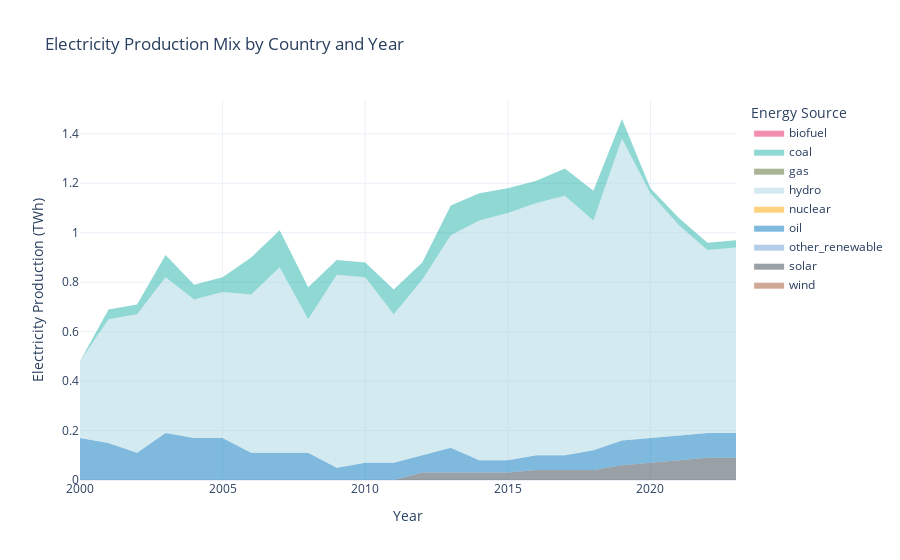

Notebook code for this chart:
### Code cell
#data visualization 1——Electricity Production Mix by Country and Year

country_options = data['country'].unique()
selected_country = st.selectbox("Select Country", country_options)
filtered_data = data[data['country'] == selected_country]

fig1 = px.area(filtered_data,x='year',y='value',color='source',
    labels={'year': 'Year','value': 'Electricity Production (TWh)','source': 'Energy Source'},
    title='Electricity Production Mix by Country and Year',
    color_discrete_sequence=list(fuel_color_palette.values()),
    category_orders={'source':['biofuel','coal','gas','hydro','nuclear','oil','other_renewable','solar','wind'][::-1]},
    template='plotly_white')
fig1.update_layout(legend=dict(traceorder='reversed'))
fig1.update_traces(line=dict(width=0))
fig1.write_html('energy_Production.html')
fig1.show()

### Figure 1 — Plotly figure (JSON) as saved in the notebook; plotly's stock layout.template omitted (floating-point values rounded to 4 significant figures)
{"data": [{"fillpattern": {"shape": ""}, "hovertemplate": "Energy Source=wind<br>Year=%{x}<br>Electricity Production (TWh)=%{y}<extra></extra>", "legendgroup": "wind", "line": {"color": "#A0522D", "width": 0}, "marker": {"symbol": "circle"}, "mode": "lines", "name": "wind", "orientation": "v", "showlegend": true, "stackgroup": "1", "type": "scatter", "x": [2000, 2001, 2002, 2003, 2004, 2005, 2006, 2007, 2008, 2009, 2010, 2011, 2012, 2013, 2014, 2015, 2016, 2017, 2018, 2019, 2020, 2021, 2022, 2023], "xaxis": "x", "y": [0.0, 0.0, 0.0, 0.0, 0.0, 0.0, 0.0, 0.0, 0.0, 0.0, 0.0, 0.0, 0.0, 0.0, 0.0, 0.0, 0.0, 0.0, 0.0, 0.0, 0.0, 0.0, 0.0, 0.0], "yaxis": "y"}, {"fillpattern": {"shape": ""}, "hovertemplate": "Energy Source=solar<br>Year=%{x}<br>Electricity Production (TWh)=%{y}<extra></extra>", "legendgroup": "solar", "line": {"color": "#36454F", "width": 0}, "marker": {"symbol": "circle"}, "mode": "lines", "name": "solar", "orientation": "v", "showlegend": true, "stackgroup": "1", "type": "scatter", "x": [2000, 2001, 2002, 2003, 2004, 2005, 2006, 2007, 2008, 2009, 2010, 2011, 2012, 2013, 2014, 2015, 2016, 2017, 2018, 2019, 2020, 2021, 2022, 2023], "xaxis": "x", "y": [0.0, 0.0, 0.0, 0.0, 0.0, 0.0, 0.0, 0.0, 0.0, 0.0, 0.0, 0.0, 0.03, 0.03, 0.03, 0.03, 0.04, 0.04, 0.04, 0.06, 0.07, 0.08, 0.09, 0.09], "yaxis": "y"}, {"fillpattern": {"shape": ""}, "hovertemplate": "Energy Source=other_renewable<br>Year=%{x}<br>Electricity Production (TWh)=%{y}<extra></extra>", "legendgroup": "other_renewable", "line": {"color": "#6B9BD1", "width": 0}, "marker": {"symbol": "circle"}, "mode": "lines", "name": "other_renewable", "orientation": "v", "showlegend": true, "stackgroup": "1", "type": "scatter", "x": [2000, 2001, 2002, 2003, 2004, 2005, 2006, 2007, 2008, 2009, 2010, 2011, 2012, 2013, 2014, 2015, 2016, 2017, 2018, 2019, 2020, 2021, 2022, 2023], "xaxis": "x", "y": [0.0, 0.0, 0.0, 0.0, 0.0, 0.0, 0.0, 0.0, 0.0, 0.0, 0.0, 0.0, 0.0, 0.0, 0.0, 0.0, 0.0, 0.0, 0.0, 0.0, 0.0, 0.0, 0.0, 0.0], "yaxis": "y"}, {"fillpattern": {"shape": ""}, "hovertemplate": "Energy Source=oil<br>Year=%{x}<br>Electricity Production (TWh)=%{y}<extra></extra>", "legendgroup": "oil", "line": {"color": "#0077BE", "width": 0}, "marker": {"symbol": "circle"}, "mode": "lines", "name": "oil", "orientation": "v", "showlegend": true, "stackgroup": "1", "type": "scatter", "x": [2000, 2001, 2002, 2003, 2004, 2005, 2006, 2007, 2008, 2009, 2010, 2011, 2012, 2013, 2014, 2015, 2016, 2017, 2018, 2019, 2020, 2021, 2022, 2023], "xaxis": "x", "y": [0.17, 0.15, 0.11, 0.19, 0.17, 0.17, 0.11, 0.11, 0.11, 0.05, 0.07, 0.07, 0.07, 0.1, 0.05, 0.05, 0.06, 0.06, 0.08, 0.1, 0.1, 0.1, 0.1, 0.1], "yaxis": "y"}, {"fillpattern": {"shape": ""}, "hovertemplate": "Energy Source=nuclear<br>Year=%{x}<br>Electricity Production (TWh)=%{y}<extra></extra>", "legendgroup": "nuclear", "line": {"color": "#FFA500", "width": 0}, "marker": {"symbol": "circle"}, "mode": "lines", "name": "nuclear", "orientation": "v", "showlegend": true, "stackgroup": "1", "type": "scatter", "x": [2000, 2001, 2002, 2003, 2004, 2005, 2006, 2007, 2008, 2009, 2010, 2011, 2012, 2013, 2014, 2015, 2016, 2017, 2018, 2019, 2020, 2021, 2022, 2023], "xaxis": "x", "y": [0.0, 0.0, 0.0, 0.0, 0.0, 0.0, 0.0, 0.0, 0.0, 0.0, 0.0, 0.0, 0.0, 0.0, 0.0, 0.0, 0.0, 0.0, 0.0, 0.0, 0.0, 0.0, 0.0, 0.0], "yaxis": "y"}, {"fillpattern": {"shape": ""}, "hovertemplate": "Energy Source=hydro<br>Year=%{x}<br>Electricity Production (TWh)=%{y}<extra></extra>", "legendgroup": "hydro", "line": {"color": "#A8D5E2", "width": 0}, "marker": {"symbol": "circle"}, "mode": "lines", "name": "hydro", "orientation": "v", "showlegend": true, "stackgroup": "1", "type": "scatter", "x": [2000, 2001, 2002, 2003, 2004, 2005, 2006, 2007, 2008, 2009, 2010, 2011, 2012, 2013, 2014, 2015, 2016, 2017, 2018, 2019, 2020, 2021, 2022, 2023], "xaxis": "x", "y": [0.31, 0.5, 0.56, 0.63, 0.56, 0.59, 0.64, 0.75, 0.54, 0.78, 0.75, 0.6, 0.71, 0.86, 0.97, 1.0, 1.02, 1.05, 0.93, 1.22, 0.99, 0.85, 0.74, 0.75], "yaxis": "y"}, {"fillpattern": {"shape": ""}, "hovertemplate": "Energy Source=gas<br>Year=%{x}<br>Electricity Production (TWh)=%{y}<extra></extra>", "legendgroup": "gas", "line": {"color": "#556B2F", "width": 0}, "marker": {"symbol": "circle"}, "mode": "lines", "name": "gas", "orientation": "v", "showlegend": true, "stackgroup": "1", "type": "scatter", "x": [2000, 2001, 2002, 2003, 2004, 2005, 2006, 2007, 2008, 2009, 2010, 2011, 2012, 2013, 2014, 2015, 2016, 2017, 2018, 2019, 2020, 2021, 2022, 2023], "xaxis": "x", "y": [0.0, 0.0, 0.0, 0.0, 0.0, 0.0, 0.0, 0.0, 0.0, 0.0, 0.0, 0.0, 0.0, 0.0, 0.0, 0.0, 0.0, 0.0, 0.0, 0.0, 0.0, 0.0, 0.0, 0.0], "yaxis": "y"}, {"fillpattern": {"shape": ""}, "hovertemplate": "Energy Source=coal<br>Year=%{x}<br>Electricity Production (TWh)=%{y}<extra></extra>", "legendgroup": "coal", "line": {"color": "#20B2AA", "width": 0}, "marker": {"symbol": "circle"}, "mode": "lines", "name": "coal", "orientation": "v", "showlegend": true, "stackgroup": "1", "type": "scatter", "x": [2000, 2001, 2002, 2003, 2004, 2005, 2006, 2007, 2008, 2009, 2010, 2011, 2012, 2013, 2014, 2015, 2016, 2017, 2018, 2019, 2020, 2021, 2022, 2023], "xaxis": "x", "y": [0.0, 0.04, 0.04, 0.09, 0.06, 0.06, 0.15, 0.15, 0.13, 0.06, 0.06, 0.1, 0.07, 0.12, 0.11, 0.1, 0.09, 0.11, 0.12, 0.08, 0.02, 0.03, 0.03, 0.03], "yaxis": "y"}, {"fillpattern": {"shape": ""}, "hovertemplate": "Energy Source=biofuel<br>Year=%{x}<br>Electricity Production (TWh)=%{y}<extra></extra>", "legendgroup": "biofuel", "line": {"color": "#E91E63", "width": 0}, "marker": {"symbol": "circle"}, "mode": "lines", "name": "biofuel", "orientation": "v", "showlegend": true, "stackgroup": "1", "type": "scatter", "x": [2000, 2001, 2002, 2003, 2004, 2005, 2006, 2007, 2008, 2009, 2010, 2011, 2012, 2013, 2014, 2015, 2016, 2017, 2018, 2019, 2020, 2021, 2022, 2023], "xaxis": "x", "y": [0.0, 0.0, 0.0, 0.0, 0.0, 0.0, 0.0, 0.0, 0.0, 0.0, 0.0, 0.0, 0.0, 0.0, 0.0, 0.0, 0.0, 0.0, 0.0, 0.0, 0.0, 0.0, 0.0, 0.0], "yaxis": "y"}], "layout": {"legend": {"title": {"text": "Energy Source"}, "tracegroupgap": 0, "traceorder": "reversed"}, "title": {"text": "Electricity Production Mix by Country and Year"}, "xaxis": {"anchor": "y", "domain": [0, 1], "title": {"text": "Year"}}, "yaxis": {"anchor": "x", "domain": [0, 1], "title": {"text": "Electricity Production (TWh)"}}}}
